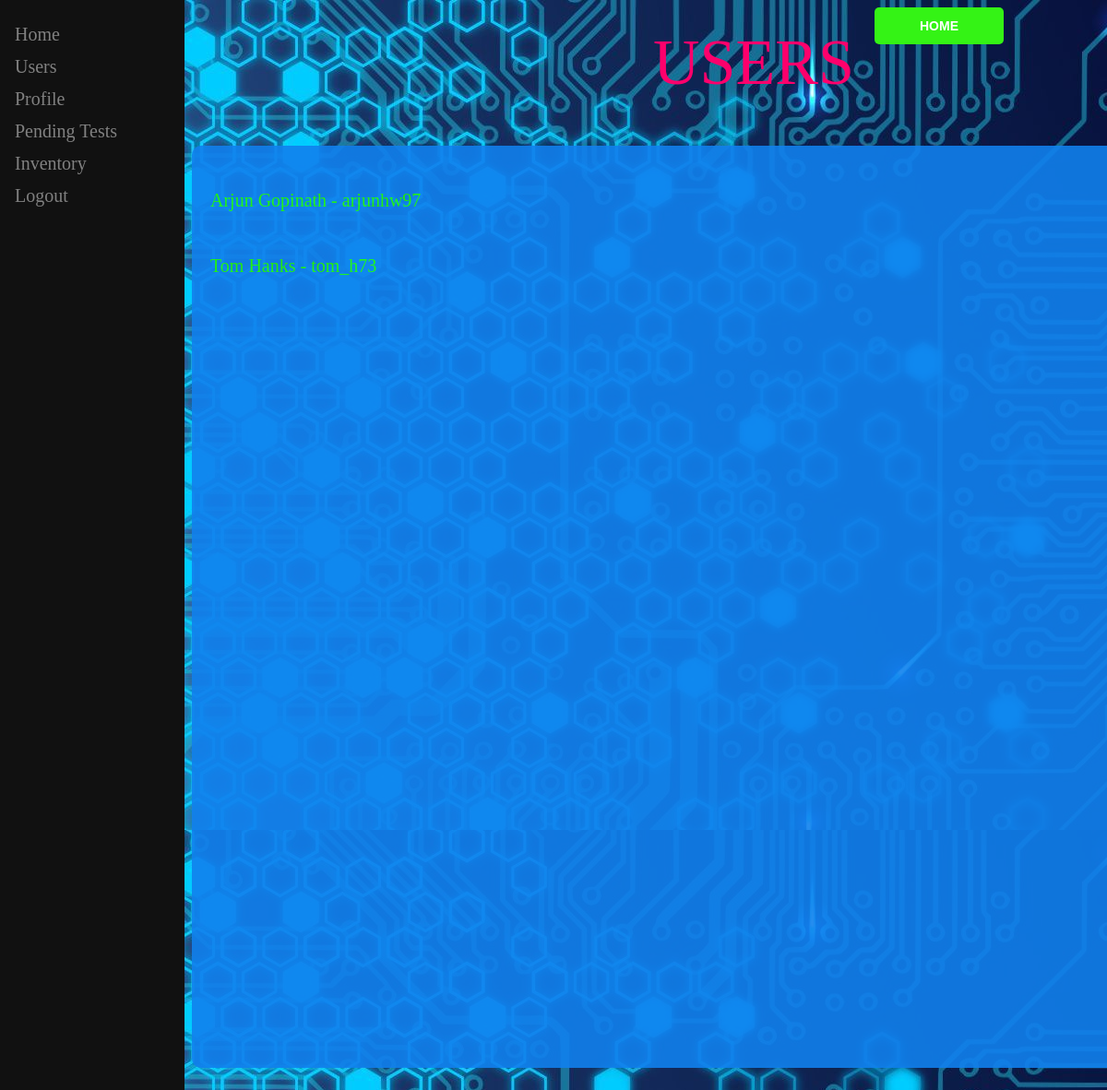
Page /userlist.php on the committed database.
### tables this page shows
CREATE TABLE `userinfo` (
  `firstname` varchar(20) NOT NULL,
  `lastname` varchar(20) NOT NULL,
  `gender` varchar(20) NOT NULL,
  `dateofbirth` date NOT NULL,
  `username` varchar(20) NOT NULL,
  `password` varchar(20) NOT NULL,
  `address` varchar(100) NOT NULL,
  `phoneno:` varchar(10) NOT NULL,
  `email` varchar(20) NOT NULL,
  `height` int(3) NOT NULL,
  `weight` int(3) NOT NULL
);

### userlist.php (the view, shortened to what this page needs)
<html>
<head>
    <link rel="stylesheet" type="text/css" href="css/userlist.css">
</head>
<body>
<form method="post" action="labhome.php">
<input type="submit" name="b2" class="btn" value="HOME">
<div class="head">USERS</div>
<div class="container">
<?php
  $db = 'medi';
  $user = 'arjun';
  $pass = '123';
  $conn = mysqli_connect('localhost',$user,$pass,$db);
  $sql="SELECT * FROM userinfo";
  $res=mysqli_query($conn,$sql);
  $n=mysqli_num_rows($res);
  if($n!=0)
  {
    while($row=mysqli_fetch_assoc($res))
    {
        $f=$row['firstname'];
        $l=$row['lastname'];
        $u=$row['username'];
        echo"<div class='wrapper'> <a class='seventh before after' href='uprof.php?uname=$u'>$f $l - $u</a> </div>";
    }
  }
  else
  {
    echo "<h3 class='h1'>NO USERS TO SHOW</h3>";
  }
?>
</div>
<div class="sidenav">
  <a href="labhome.php">Home</a>
  <a href="userlist.php">Users</a>
  <a href="labprof.php">Profile</a>
  <a href="ptests.php">Pending Tests</a>
  <a href="labinvent.php">Inventory</a>
  <a href="logout.php">Logout</a>
</div>
</form>
</body>
</html>

### css/userlist.css (style rules this page uses)
body { background: #eee; width: 100%; height: 100%; background: url('images/labtech.jpg') ; position: absolute; }
.container { overflow: auto; position: absolute; width: 1300px; height: 1000px; position: absolute; margin-left: 200px; margin-top: 150px; border-radius: 10px; background: #1181EE; opacity: 0.9; }
.btn { width: 140px; height: 40px; background: #34f315; font-size: 14px; margin-right: 10%; font-weight: bold; border-radius: 5px; border: none; color: #fff; position: absolute; right: 0px; }
.head { position: absolute; width: 400px; font-size: 70px; margin-left: 700px; margin-top: 20px; color: #FE006C; }
.wrapper { margin:3em 0; margin-left: 20px; }
a,a:visited,a:hover,a:active { -webkit-backface-visibility:hidden; backface-visibility:hidden; position:relative; transition:0.5s color ease; text-decoration:none; color: #24FE00 ; font-size:20px; }
a.before:before,a.after:after { content: ""; transition:0.5s all ease; -webkit-backface-visibility:hidden; backface-visibility:hidden; position:absolute; }
a.before:before { top:-0.25em; }
a.after:after { bottom:-0.25em; }
a.before:before,a.after:after { height:5px; height:0.35rem; width:0; background:#d73444; }
a.seventh:before { right:0; }
a.seventh:after { left:0; }
.sidenav { height: 100%; width: 200px; position: fixed; z-index: 1; top: 0; left: 0; background-color: #111; overflow-x: hidden; padding-top: 20px; }
.sidenav a, .dropdown-btn { padding: 6px 8px 6px 16px; text-decoration: none; font-size: 20px; color: #818181; display: block; border: none; background: none; width:100%; text-align: left; cursor: pointer; outline: none; }

### rows in the picture
userinfo: firstname "Arjun", lastname "Gopinath", username "arjunhw97"
userinfo: firstname "Tom", lastname "Hanks", username "tom_h73"
